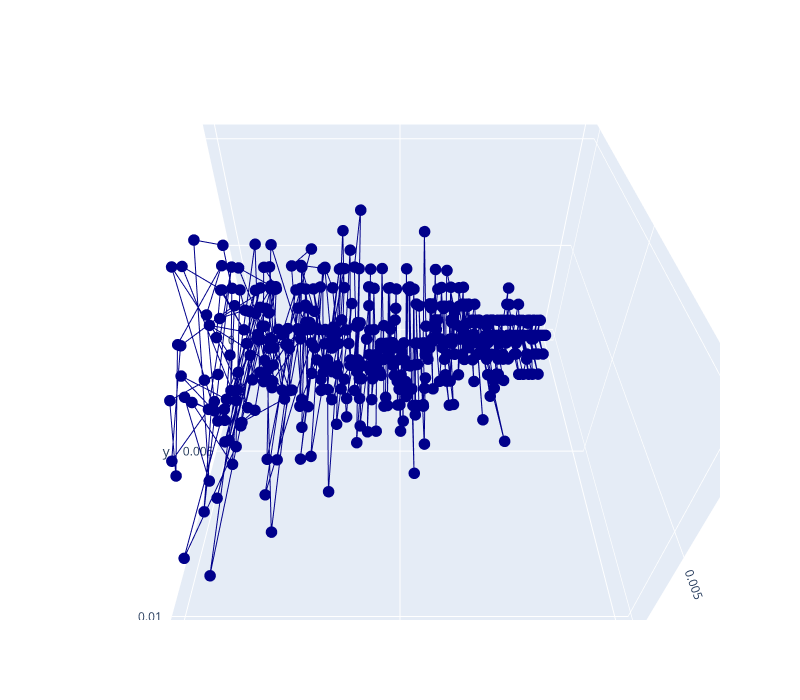

Write notebook code for a chart like this one.
### Code cell
import plotly.express as px
import plotly.graph_objects as go

fig = go.Figure(data=go.Scatter3d(x=p1q_list,y=zero_list,z=one_list,
                                  marker=dict(
                                      size =4,
                                      colorscale = 'Viridis'
                                  ),
                                  line=dict(
                                      color='darkblue',
                                      width=2
                                  )))

fig.update_layout(
    width=800,
    height=700,
    autosize=False,
    scene=dict(
        camera=dict(
            up=dict(
                x=0,
                y=0,
                z=1
            ),
            eye=dict(
                x=0,
                y=1.0707,
                z=1,
            )
        ),
        aspectratio = dict( x=1, y=1, z=0.7 ),
        aspectmode = 'manual'
    ),
)

fig.show()

### Figure 1 — Plotly figure (JSON) as saved in the notebook; plotly's stock layout.template omitted (floating-point values rounded to 4 significant figures; data arrays with more than 128 entries replaced by an {"elided": "..."} marker saying what was removed)
{"data": [{"line": {"color": "darkblue", "width": 2}, "marker": {"colorscale": [[0, "#440154"], [0.1111, "#482878"], [0.2222, "#3e4989"], [0.3333, "#31688e"], [0.4444, "#26828e"], [0.5556, "#1f9e89"], [0.6667, "#35b779"], [0.7778, "#6ece58"], [0.8889, "#b5de2b"], [1, "#fde725"]], "size": 4}, "type": "scatter3d", "x": {"elided": "500 float values"}, "y": {"elided": "500 float values"}, "z": {"elided": "500 float values"}}], "layout": {"autosize": false, "height": 700, "scene": {"aspectmode": "manual", "aspectratio": {"x": 1, "y": 1, "z": 0.7}, "camera": {"eye": {"x": 0, "y": 1.071, "z": 1}, "up": {"x": 0, "y": 0, "z": 1}}}, "width": 800}}
